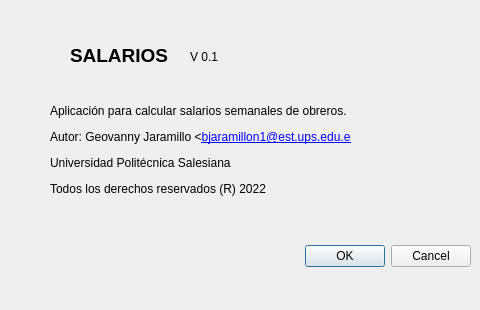
<?xml version="1.0" encoding="UTF-8"?>
<ui version="4.0">
 <class>Acerca</class>
 <widget class="QDialog" name="Acerca">
  <property name="geometry">
   <rect>
    <x>0</x>
    <y>0</y>
    <width>480</width>
    <height>310</height>
   </rect>
  </property>
  <property name="windowTitle">
   <string>Dialog</string>
  </property>
  <widget class="QDialogButtonBox" name="buttonBox">
   <property name="geometry">
    <rect>
     <x>10</x>
     <y>240</y>
     <width>461</width>
     <height>32</height>
    </rect>
   </property>
   <property name="orientation">
    <enum>Qt::Horizontal</enum>
   </property>
   <property name="standardButtons">
    <set>QDialogButtonBox::Cancel|QDialogButtonBox::Ok</set>
   </property>
  </widget>
  <widget class="QLabel" name="label">
   <property name="geometry">
    <rect>
     <x>70</x>
     <y>20</y>
     <width>101</width>
     <height>71</height>
    </rect>
   </property>
   <property name="font">
    <font>
     <pointsize>14</pointsize>
     <weight>75</weight>
     <italic>false</italic>
     <bold>true</bold>
    </font>
   </property>
   <property name="text">
    <string>SALARIOS</string>
   </property>
  </widget>
  <widget class="QLabel" name="label_2">
   <property name="geometry">
    <rect>
     <x>50</x>
     <y>100</y>
     <width>301</width>
     <height>101</height>
    </rect>
   </property>
   <property name="text">
    <string>&lt;html&gt;&lt;head/&gt;&lt;body&gt;&lt;p&gt;Aplicación para calcular salarios semanales de obreros.&lt;/p&gt;&lt;p&gt;Autor: Geovanny Jaramillo &amp;lt;&lt;a href=&quot;bjaramillon1@est.ups.edu.ec&quot;&gt;&lt;span style=&quot; text-decoration: underline; color:#0000ff;&quot;&gt;bjaramillon1@est.ups.edu.ec&lt;/span&gt;&lt;/a&gt;&amp;gt;&lt;/p&gt;&lt;p&gt;Universidad Politécnica Salesiana&lt;/p&gt;&lt;p&gt;Todos los derechos reservados (R) 2022&lt;/p&gt;&lt;/body&gt;&lt;/html&gt;</string>
   </property>
   <property name="textFormat">
    <enum>Qt::RichText</enum>
   </property>
  </widget>
  <widget class="QLabel" name="outVersion">
   <property name="geometry">
    <rect>
     <x>190</x>
     <y>50</y>
     <width>47</width>
     <height>13</height>
    </rect>
   </property>
   <property name="text">
    <string>V 0.1</string>
   </property>
  </widget>
 </widget>
 <resources/>
 <connections>
  <connection>
   <sender>buttonBox</sender>
   <signal>accepted()</signal>
   <receiver>Acerca</receiver>
   <slot>accept()</slot>
   <hints>
    <hint type="sourcelabel">
     <x>248</x>
     <y>254</y>
    </hint>
    <hint type="destinationlabel">
     <x>157</x>
     <y>274</y>
    </hint>
   </hints>
  </connection>
  <connection>
   <sender>buttonBox</sender>
   <signal>rejected()</signal>
   <receiver>Acerca</receiver>
   <slot>reject()</slot>
   <hints>
    <hint type="sourcelabel">
     <x>316</x>
     <y>260</y>
    </hint>
    <hint type="destinationlabel">
     <x>286</x>
     <y>274</y>
    </hint>
   </hints>
  </connection>
 </connections>
</ui>
